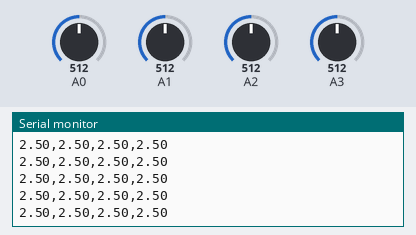
A sketch run on a simulated Arduino Uno, built with avr-gcc and run on an emulated ATmega328P. Parts: the last lines printed to the serial monitor. Inputs (shaded band) come from the test bench; at power-on: A0 = 512, A1 = 512, A2 = 512, A3 = 512.

Above: at 1.2 s.
1.3 s: A0 set to 716
At 2.3 s:
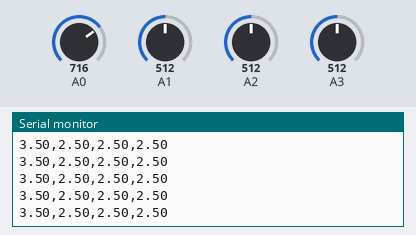
2.8 s: A1 set to 716
At 3.5 s:
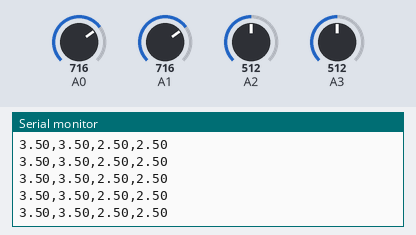
5.8 s: A2 set to 716
At 6.6 s:
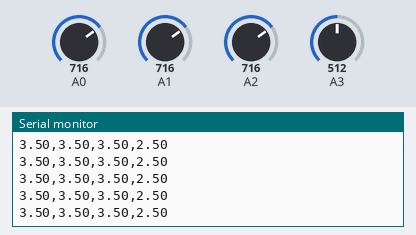
7.3 s: A3 set to 716
At 8.4 s:
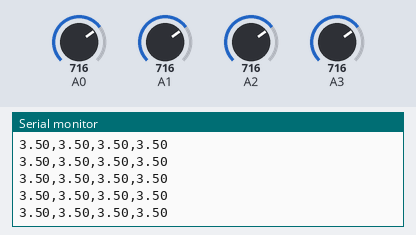
8.8 s: A0 set to 992
At 9.6 s:
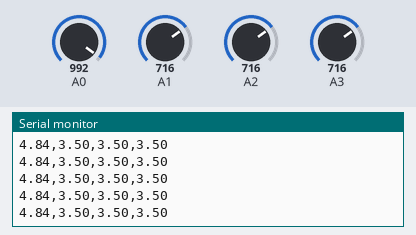
11.8 s: A1 set to 992
At 12.4 s:
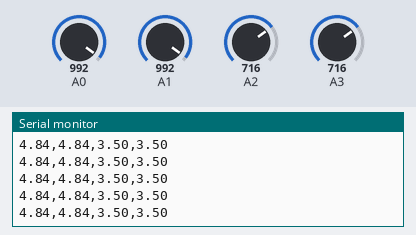
Timing chart, 0 to 14.3 s (numbered marks = the images above; inputs shaded):
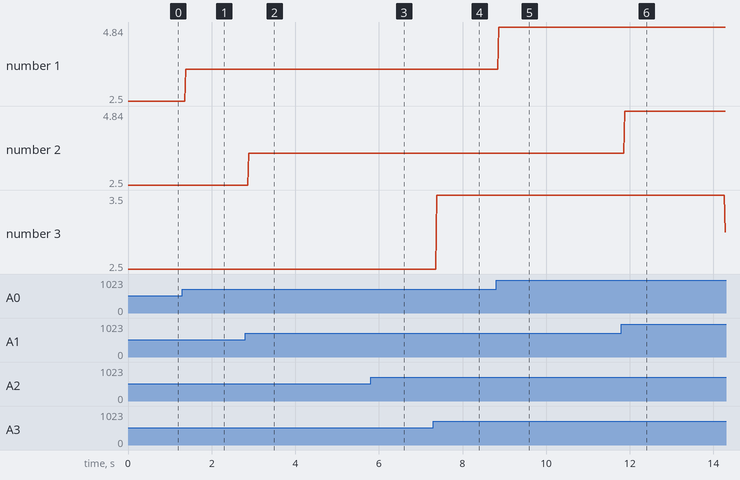

Measured:
- after the input at 1.3 s, the serial monitor: prints a new line after 0.08 s (image 1)
- after the input at 2.8 s, the serial monitor: prints a new line after 0.08 s (image 2)
- after the input at 5.8 s, the serial monitor: prints a new line after 0.08 s (image 3)
- after the input at 7.3 s, the serial monitor: prints a new line after 0.08 s (image 4)
- after the input at 8.8 s, the serial monitor: prints a new line after 0.07 s (image 5)
- after the input at 11.8 s, the serial monitor: prints a new line after 0.08 s (image 6)
- plotted number 1: 2.5 → 3.5 after the input at 1.3 s, 3.5 → 4.84 after the input at 8.8 s

The sketch:

SilverPhoneArduino.ino
```cpp
//CapSenseを使わないで電圧値をシリアル通信にて受信する(できた!)

//回路から得られる電圧値(0~1023)
float volt1 = 0.0;
float volt2 = 0.0;
float volt3 = 0.0;
float volt4 = 0.0;
float volt5 = 0.0;

//参照電圧(取得できる最大電圧値 = 1024の値)
float Vref = 5.0;

//ローパスフィルタ
float lowpass = 0.9;

void setup() {
  //シリアル通信のボーレート(1秒間に何ビットのデータを送るか)を9600(=1bit104u秒)に
  Serial.begin(9600);
}

void loop() {
  volt1 = analogRead(14);
  volt1 = (volt1 / 1024.0) *Vref;    //実際の電圧値への変換
  volt2 = analogRead(15);
  volt2 = (volt2 / 1024.0) *Vref;    //実際の電圧値への変換
  volt3 = analogRead(16);
  volt3 = (volt3 / 1024.0) *Vref;    //実際の電圧値への変換
  volt4 = analogRead(17);
  volt4 = (volt4 / 1024.0) *Vref;    //実際の電圧値への変換

  Serial.print(volt1);
  Serial.print(",");
  Serial.print(volt2);
  Serial.print(",");
  Serial.print(volt3);
  Serial.print(",");
  Serial.print(volt4);
  Serial.println("");
}
```
